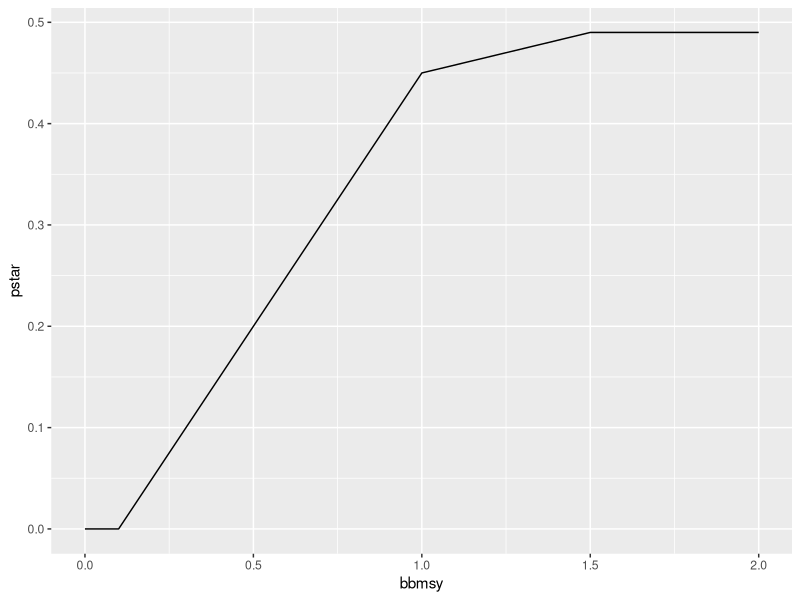

This figure's R source: (Note: this script raises an error after producing the figure.)
## Tracey Mangin
## January 5, 2022

## MAFMC Type 3 stocks: Atlantic surfclam, ocean quahog,
## Atlantic mackerel, butterfish, chub mackerel, summer flounder,
## scup, black sea bass, Atlantic bluefish, spiny dogfish,
## golden tilefish, and blueline tilefish

# Clear workspace
rm(list = ls())
options(dplyr.summarise.inform=F)

# Setup
################################################################################

# Packages
library(tidyverse)
library(zoo)

# Directories
plotdir <- "figures"
tabledir <- "tables"
# inputdir <- "data/stock_smart/raw"
# outputdir <- "data/stock_smart/processed"

# Set parameters
################################################################################

# Parameters
k <- 1
r <- 0.2

# MSY reference points
b_msy <- k / 2
u_msy <- r / 2
msy <- b_msy * u_msy

# B limits
b_lim <- b_msy
b_max <- 1.5
b_min <- 0.1

# # Pstar buffer
# pstar_buffer <- 0.9
#
# U limits
u_ofl <- u_msy
# u_abc <- u_ofl * pstar_buffer
#
# # F limits
f_msy <- -log(1 - u_msy)
f_ofl <- -log(1 - u_ofl)
# f_abc <- -log(1 - u_abc)


# Fval = -log(1 - U)
# U = 1 - exp( - Fval)


# Build data
################################################################################

# Biomass values
b_inc <- 0.01
b_vals <- seq(0, k, b_inc)
nvals <- length(b_vals)

biomass_df <- tibble(biomass=b_vals,
                   bbmsy=b_vals/b_msy)

risk_policy_df <- biomass_df %>%
  mutate(pstar = ifelse(bbmsy <= 0.10, 0,
                         ifelse(bbmsy == 1, 0.45,
                                ifelse(bbmsy >= 1.5, 0.49, NA))),
         pstar = na.approx(pstar))

## pstar plot
ggplot(risk_policy_df, aes(x = bbmsy, y = pstar)) +
  geom_line()

## create log normal distribution with CV = 100% (SD = mean)



# Parameters
a_bbmsy <- 0.05
a_biomass <- a_bbmsy/2
a_bbmsy_abc <- 0.5
a_biomass_abc <- a_bbmsy_abc/2

# Build data
data <- tibble(biomass=b_vals,
               bbmsy=b_vals/b_msy) %>%
  # Add F OFL
  mutate(f_ofl=ifelse(bbmsy>1, f_msy,
                      ifelse(bbmsy<=a_bbmsy, 0, f_msy*(bbmsy-a_bbmsy)/(1-a_bbmsy)))) %>%
  # Add F ABC
  mutate(f_abc=f_ofl*0.9,
         f_abc=ifelse(bbmsy<=a_bbmsy_abc, 0, f_abc)) %>%
  # Gather
  gather(key="value", value="f", 3:ncol(.)) %>%
  # Format value type
  mutate(value=recode_factor(value, "f_ofl"="OFL", "f_abc"="ABC/ACL")) %>%
  # Calculate exploitation rate
  mutate(u= 1 - exp(-f)) %>%
  # Calculate catch
  mutate(catch=u*biomass)


# Plot data
################################################################################

# My theme
my_theme <- theme(axis.text=element_text(size=6),
                  axis.title=element_text(size=8),
                  legend.text=element_text(size=6),
                  legend.title=element_text(size=8),
                  plot.tag=element_text(size=9),
                  # Gridlines
                  panel.grid.major = element_blank(),
                  panel.grid.minor = element_blank(),
                  panel.background = element_blank(),
                  axis.line = element_line(colour = "black"),
                  # Legend
                  legend.position = c(0.2, 0.8),
                  legend.key.size = unit(0.3, "cm"),
                  legend.background = element_rect(fill=alpha('blue', 0)))

# Plot
g1 <- ggplot(data, aes(x=biomass, y=f, color=value)) +
  geom_line() +
  # Limits
  scale_y_continuous(lim=c(0, f_ofl*1.1),
                     breaks=c(0, f_abc, f_ofl), labels=c("0", expression("F"["ABC"]), expression("F"["OFL"]))) +
  scale_x_continuous(breaks=c(0, a_biomass, a_biomass_abc, b_lim, k),
                     labels=c("0", expression("α"["1"]), expression("α"["2"]),  expression("B"["lim"]), expression("B"["0"]))) +
  # Labels
  labs(x="Biomass", y="Fishing mortality rate", tag="A") +
  # Legend
  scale_color_discrete(name="Limit value") +
  # Theme
  theme_bw() + my_theme
g1

# Plot
g2 <- ggplot(data, aes(x=biomass, y=catch, color=value)) +
  geom_line() +
  # Reference line
  geom_hline(yintercept=msy, linetype="dotted") +
  # Limits
  scale_y_continuous(breaks=c(msy), labels=c("MSY")) +
  scale_x_continuous(breaks=c(0, a_biomass, a_biomass_abc, b_lim, k),
                     labels=c("0", expression("α"["1"]), expression("α"["2"]),  expression("B"["lim"]), expression("B"["0"]))) +
  # Labels
  labs(x="Biomass", y="Annual catch limit", tag="B") +
  # Theme
  theme_bw() + my_theme +
  theme(legend.position = "none")
g2

# Merge plots
g <- gridExtra::grid.arrange(g1, g2, nrow=1)
g
